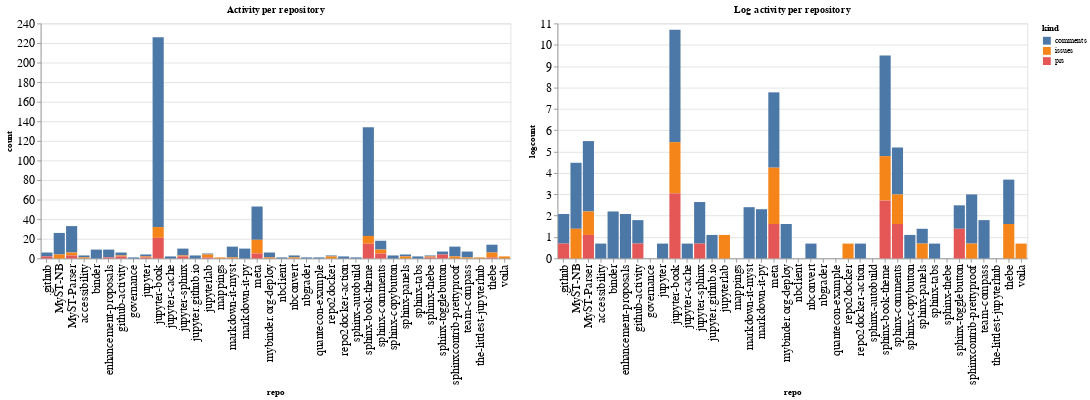

Notebook code for this chart:
### Code cell
ch1 = alt.Chart(repo_summaries, width=600, title="Activity per repository").mark_bar().encode(
    x='repo',
    y='count',
    color='kind',
    tooltip="kind"
)

ch2 = alt.Chart(repo_summaries, width=600, title="Log activity per repository").mark_bar().encode(
    x='repo',
    y='logcount',
    color='kind',
    tooltip="kind"
)

ch1 | ch2

### Figure 1 — Vega-Lite specification as saved in the notebook (floating-point values rounded to 4 significant figures)
{"config": {"axisLeft": {"labelFontSize": 15}, "axisBottom": {"labelFontSize": 15}}, "hconcat": [{"mark": "bar", "encoding": {"color": {"type": "nominal", "field": "kind"}, "tooltip": {"type": "nominal", "field": "kind"}, "x": {"type": "nominal", "field": "repo"}, "y": {"type": "quantitative", "field": "count"}}, "title": "Activity per repository", "width": 600}, {"mark": "bar", "encoding": {"color": {"type": "nominal", "field": "kind"}, "tooltip": {"type": "nominal", "field": "kind"}, "x": {"type": "nominal", "field": "repo"}, "y": {"type": "quantitative", "field": "logcount"}}, "title": "Log activity per repository", "width": 600}], "data": {"name": "data-6f3edc321fdc81b607d0f0feadd7070a"}, "$schema": "https://vega.github.io/schema/vega-lite/v4.8.1.json", "datasets": {"data-6f3edc321fdc81b607d0f0feadd7070a": [{"repo": ".github", "kind": "comments", "count": 4, "logcount": 1.386}, {"repo": ".github", "kind": "prs", "count": 2, "logcount": 0.6931}, {"repo": "MyST-NB", "kind": "comments", "count": 22, "logcount": 3.091}, {"repo": "MyST-NB", "kind": "issues", "count": 4, "logcount": 1.386}, {"repo": "MyST-Parser", "kind": "comments", "count": 27, "logcount": 3.296}, {"repo": "MyST-Parser", "kind": "issues", "count": 3, "logcount": 1.099}, {"repo": "MyST-Parser", "kind": "prs", "count": 3, "logcount": 1.099}, {"repo": "accessibility", "kind": "comments", "count": 2, "logcount": 0.6931}, {"repo": "accessibility", "kind": "issues", "count": 1, "logcount": 0.0}, {"repo": "binder", "kind": "comments", "count": 9, "logcount": 2.197}, {"repo": "enhancement-proposals", "kind": "comments", "count": 8, "logcount": 2.079}, {"repo": "enhancement-proposals", "kind": "prs", "count": 1, "logcount": 0.0}, {"repo": "github-activity", "kind": "comments", "count": 3, "logcount": 1.099}, {"repo": "github-activity", "kind": "issues", "count": 1, "logcount": 0.0}, {"repo": "github-activity", "kind": "prs", "count": 2, "logcount": 0.6931}, {"repo": "governance", "kind": "comments", "count": 1, "logcount": 0.0}, {"repo": "jupyter", "kind": "comments", "count": 2, "logcount": 0.6931}, {"repo": "jupyter", "kind": "issues", "count": 1, "logcount": 0.0}, {"repo": "jupyter", "kind": "prs", "count": 1, "logcount": 0.0}, {"repo": "jupyter-book", "kind": "comments", "count": 194, "logcount": 5.268}, {"repo": "jupyter-book", "kind": "issues", "count": 11, "logcount": 2.398}, {"repo": "jupyter-book", "kind": "prs", "count": 21, "logcount": 3.045}, {"repo": "jupyter-cache", "kind": "comments", "count": 2, "logcount": 0.6931}, {"repo": "jupyter-sphinx", "kind": "comments", "count": 7, "logcount": 1.946}, {"repo": "jupyter-sphinx", "kind": "issues", "count": 1, "logcount": 0.0}, {"repo": "jupyter-sphinx", "kind": "prs", "count": 2, "logcount": 0.6931}, {"repo": "jupyter.github.io", "kind": "comments", "count": 3, "logcount": 1.099}, {"repo": "jupyterlab", "kind": "comments", "count": 1, "logcount": 0.0}, {"repo": "jupyterlab", "kind": "issues", "count": 3, "logcount": 1.099}, {"repo": "jupyterlab", "kind": "prs", "count": 1, "logcount": 0.0}, {"repo": "mappings", "kind": "issues", "count": 1, "logcount": 0.0}, {"repo": "markdown-it-myst", "kind": "comments", "count": 11, "logcount": 2.398}, {"repo": "markdown-it-myst", "kind": "issues", "count": 1, "logcount": 0.0}, {"repo": "markdown-it-py", "kind": "comments", "count": 10, "logcount": 2.303}, {"repo": "meta", "kind": "comments", "count": 34, "logcount": 3.526}, {"repo": "meta", "kind": "issues", "count": 14, "logcount": 2.639}, {"repo": "meta", "kind": "prs", "count": 5, "logcount": 1.609}, {"repo": "mybinder.org-deploy", "kind": "comments", "count": 5, "logcount": 1.609}, {"repo": "mybinder.org-deploy", "kind": "issues", "count": 1, "logcount": 0.0}, {"repo": "nbclient", "kind": "comments", "count": 1, "logcount": 0.0}, {"repo": "nbconvert", "kind": "comments", "count": 2, "logcount": 0.6931}, {"repo": "nbconvert", "kind": "issues", "count": 1, "logcount": 0.0}, {"repo": "nbgrader", "kind": "comments", "count": 1, "logcount": 0.0}, {"repo": "quantecon-example", "kind": "comments", "count": 1, "logcount": 0.0}, {"repo": "repo2docker", "kind": "comments", "count": 1, "logcount": 0.0}, {"repo": "repo2docker", "kind": "issues", "count": 2, "logcount": 0.6931}, {"repo": "repo2docker-action", "kind": "comments", "count": 2, "logcount": 0.6931}, {"repo": "sphinx-autobuild", "kind": "comments", "count": 1, "logcount": 0.0}, {"repo": "sphinx-book-theme", "kind": "comments", "count": 111, "logcount": 4.71}, {"repo": "sphinx-book-theme", "kind": "issues", "count": 8, "logcount": 2.079}, {"repo": "sphinx-book-theme", "kind": "prs", "count": 15, "logcount": 2.708}, {"repo": "sphinx-comments", "kind": "comments", "count": 9, "logcount": 2.197}, {"repo": "sphinx-comments", "kind": "issues", "count": 4, "logcount": 1.386}, {"repo": "sphinx-comments", "kind": "prs", "count": 5, "logcount": 1.609}, {"repo": "sphinx-copybutton", "kind": "comments", "count": 3, "logcount": 1.099}, {"repo": "sphinx-panels", "kind": "comments", "count": 2, "logcount": 0.6931}, {"repo": "sphinx-panels", "kind": "issues", "count": 2, "logcount": 0.6931}, {"repo": "sphinx-tabs", "kind": "comments", "count": 2, "logcount": 0.6931}, {"repo": "sphinx-thebe", "kind": "comments", "count": 1, "logcount": 0.0}, {"repo": "sphinx-thebe", "kind": "issues", "count": 1, "logcount": 0.0}, {"repo": "sphinx-thebe", "kind": "prs", "count": 1, "logcount": 0.0}, {"repo": "sphinx-togglebutton", "kind": "comments", "count": 3, "logcount": 1.099}, {"repo": "sphinx-togglebutton", "kind": "prs", "count": 4, "logcount": 1.386}, {"repo": "sphinxcontrib-prettyproof", "kind": "comments", "count": 10, "logcount": 2.303}, {"repo": "sphinxcontrib-prettyproof", "kind": "issues", "count": 2, "logcount": 0.6931}, {"repo": "team-compass", "kind": "comments", "count": 6, "logcount": 1.792}, {"repo": "team-compass", "kind": "issues", "count": 1, "logcount": 0.0}, {"repo": "the-littlest-jupyterhub", "kind": "issues", "count": 1, "logcount": 0.0}, {"repo": "thebe", "kind": "comments", "count": 8, "logcount": 2.079}, {"repo": "thebe", "kind": "issues", "count": 5, "logcount": 1.609}, {"repo": "thebe", "kind": "prs", "count": 1, "logcount": 0.0}, {"repo": "voila", "kind": "issues", "count": 2, "logcount": 0.6931}]}}
